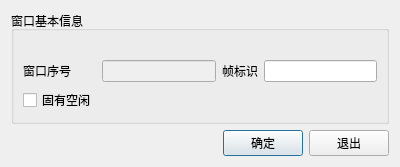
<?xml version="1.0" encoding="UTF-8"?>
<ui version="4.0">
 <class>JumpWindowCfgDialog</class>
 <widget class="QDialog" name="JumpWindowCfgDialog">
  <property name="geometry">
   <rect>
    <x>0</x>
    <y>0</y>
    <width>400</width>
    <height>167</height>
   </rect>
  </property>
  <property name="windowTitle">
   <string>新建跳转窗口</string>
  </property>
  <layout class="QGridLayout" name="gridLayout" rowstretch="1,0">
   <item row="0" column="0">
    <widget class="QGroupBox" name="groupBox">
     <property name="title">
      <string>窗口基本信息</string>
     </property>
     <layout class="QGridLayout" name="gridLayout_2">
      <item row="1" column="3">
       <widget class="QLineEdit" name="lineEdit_2"/>
      </item>
      <item row="2" column="0">
       <widget class="QCheckBox" name="checkBox">
        <property name="text">
         <string>固有空闲</string>
        </property>
       </widget>
      </item>
      <item row="1" column="2">
       <widget class="QLabel" name="label_2">
        <property name="text">
         <string>帧标识</string>
        </property>
       </widget>
      </item>
      <item row="1" column="1">
       <widget class="QLineEdit" name="windowId_lineEdit">
        <property name="enabled">
         <bool>false</bool>
        </property>
       </widget>
      </item>
      <item row="1" column="0">
       <widget class="QLabel" name="label">
        <property name="text">
         <string>窗口序号</string>
        </property>
       </widget>
      </item>
      <item row="0" column="1">
       <spacer name="verticalSpacer">
        <property name="orientation">
         <enum>Qt::Vertical</enum>
        </property>
        <property name="sizeHint" stdset="0">
         <size>
          <width>20</width>
          <height>40</height>
         </size>
        </property>
       </spacer>
      </item>
      <item row="2" column="1">
       <spacer name="verticalSpacer_2">
        <property name="orientation">
         <enum>Qt::Vertical</enum>
        </property>
        <property name="sizeHint" stdset="0">
         <size>
          <width>20</width>
          <height>40</height>
         </size>
        </property>
       </spacer>
      </item>
     </layout>
    </widget>
   </item>
   <item row="1" column="0">
    <layout class="QHBoxLayout" name="horizontalLayout">
     <item>
      <spacer name="horizontalSpacer">
       <property name="orientation">
        <enum>Qt::Horizontal</enum>
       </property>
       <property name="sizeHint" stdset="0">
        <size>
         <width>40</width>
         <height>20</height>
        </size>
       </property>
      </spacer>
     </item>
     <item>
      <widget class="QPushButton" name="okPushButton">
       <property name="text">
        <string>确定</string>
       </property>
      </widget>
     </item>
     <item>
      <widget class="QPushButton" name="cancelPushButton">
       <property name="text">
        <string>退出</string>
       </property>
      </widget>
     </item>
    </layout>
   </item>
  </layout>
 </widget>
 <resources/>
 <connections/>
</ui>
